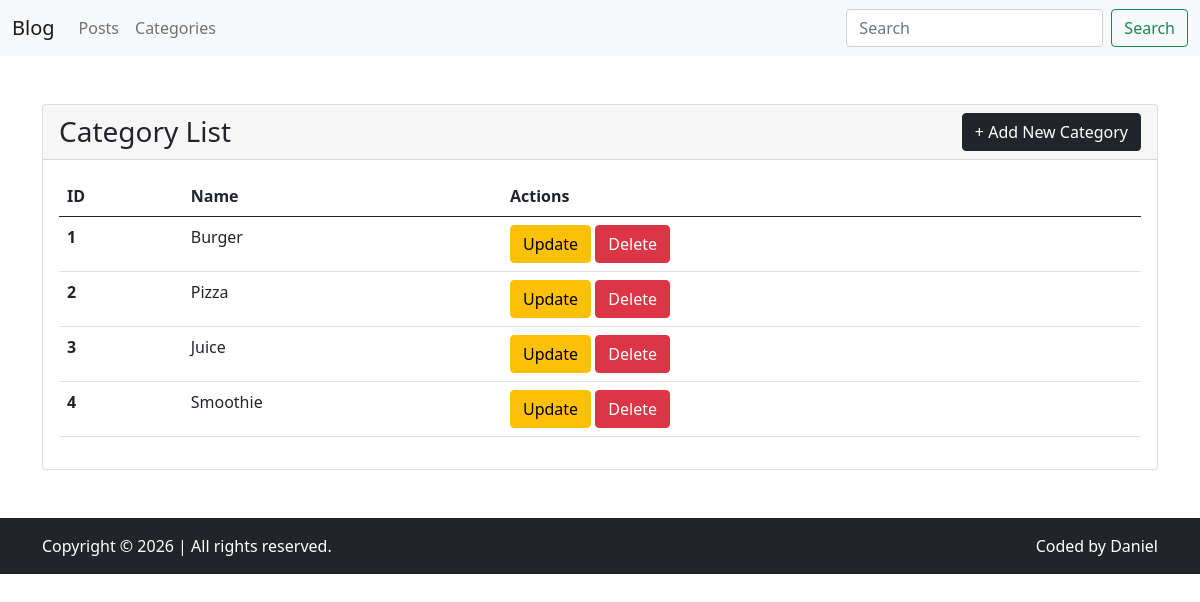
Screenshot of /category/list/ with the database file from the repository.
### app/models.py (models this page shows)
class CategoryModel(models.Model):
    id = models.UUIDField(
        primary_key=True, unique=True, default=uuid.uuid4, editable=False
    )
    name = models.CharField(max_length=200)
    created_at = models.DateTimeField(auto_now_add=True)
    updated_at = models.DateTimeField(auto_now=True)

### app/views.py (the view)
# urls.py: path("category/list/", views.category_list, name="category_list"),
def category_list(request):
    categories = CategoryModel.objects.all()
    context = {
        "categories": categories,
    }
    return render(request, "category_list.html", context)

### templates/category_list.html (shortened to what this page needs)
{% extends 'layouts/base.html' %}
{% load static %}
{% block main %}
<div class="card">
    <div class="card-header">
        <div class="d-flex justify-content-between align-items-center">
            <h3 class="card-title mb-0 text-center">Category List</h3>
            <a href="{% url 'category_create' %}" class="btn btn-dark">+ Add New Category</a>
        </div>
    </div>
    <div class="card-body">
        <table class="table">
            <thead>
                <tr>
                    <th scope="col">ID</th>
                    <th scope="col">Name</th>
                    <th scope="col">Actions</th>
                </tr>
            </thead>
            <tbody>
                {% for category in categories %}
                <tr>
                    <th scope="row">{{forloop.counter}}</th>
                    <td>{{category.name}}</td>
                    <td>
                        <a href="{% url 'category_update' category.id %}" class="btn btn-warning">Update</a>
                        <a href="{% url 'category_delete' category.id %}" class="btn btn-danger">Delete</a>
                    </td>
                </tr>
                {% endfor %}
            </tbody>
        </table>
    </div>
</div>
{% endblock %}

### rows the page displays
CategoryModel: name "Burger"
CategoryModel: name "Pizza"
CategoryModel: name "Juice"
CategoryModel: name "Smoothie"
